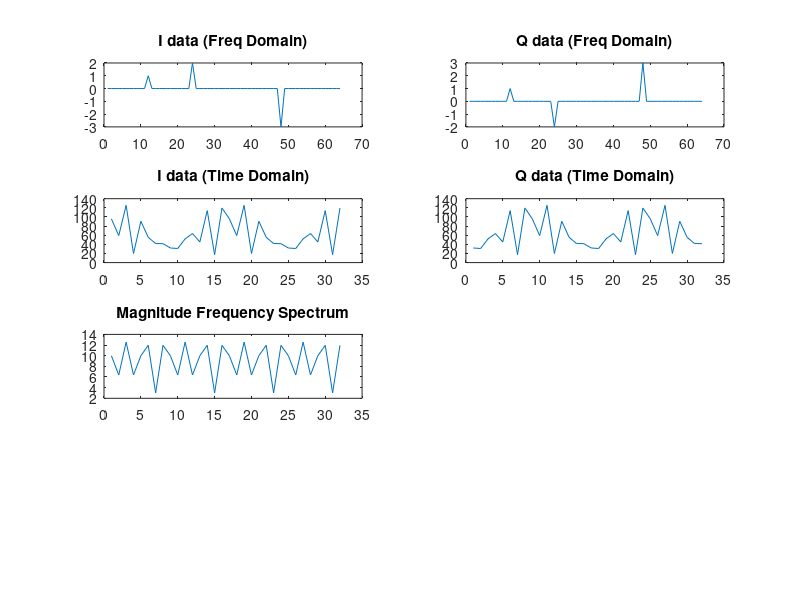

MATLAB code to generate this figure: (Note: this script raises an error after producing the figure.)
clf; % clear graph
N=64;
t=0:N-1;
w=2*pi*t/N;
noise=rand(1,N)/1e6;
subplot(4,2,1);
data = noise + i*noise;  % initialize the data array to all 0's
m=zeros(3);
% sub-carrier one
m(1)=12;
% sub-carrier two
m(2)=24;
% sub-carrier three
m(3)=48;

% insert data onto sub-carrier one
% I=1, Q=1
data(m(1)) = 1 + i*1;

% insert data onto sub-carrier two
% I=2, Q=-2
data(m(2)) = 2 + i*(-2);

% insert data onto sub-carrier three
% I=-3, Q=3
data(m(3)) = -3 + i*3;

x=data; % sub-carriers
plot(real(x)); % plot the real part = I (1, 2, -3)
%f=get("current_figure"); % setup graphics window for title
title('I data (Freq Domain)'); % print title on window
%clf;
subplot(4,2,2);
plot(imag(x));
title('Q data (Freq Domain)'); % print title on windowxclick();
%clf;

y=(N/2)*fft(x,32); % IFFT the complex array
yreal=abs(real(y));
subplot(4,2,3);
plot(yreal);
title('I data (Time Domain)'); % print title on window

%clf;

yimag=abs(imag(y));
subplot(4,2,4);
plot(yimag);
title('Q data (Time Domain)'); % print title on window

%clf;

% Transmit I&Q
% Receiver captures waveform, downconverts and splits into I&Q time domain waveform
% FFT recevied waveform
% Frequency Spectrum
yfreq = 20*log10((2/N)*abs(fft(y,[],1))); % FFT time domain received data
subplot(4,2,5);
plot(yfreq);
title('Magnitude Frequency Spectrum'); % print title on window

%clf;

yfreal = (2/N)*real(fft(y,[],-1));
yfimag = (2/N)*imag(fft(y,[],-1));
subplot(4,2,6);
plot(yfreal);
title('Received (I) data'); % print title on window

%clf;

subplot(4,2,7);
plot(yfimag);
title('Received (Q) data'); % print title on window



